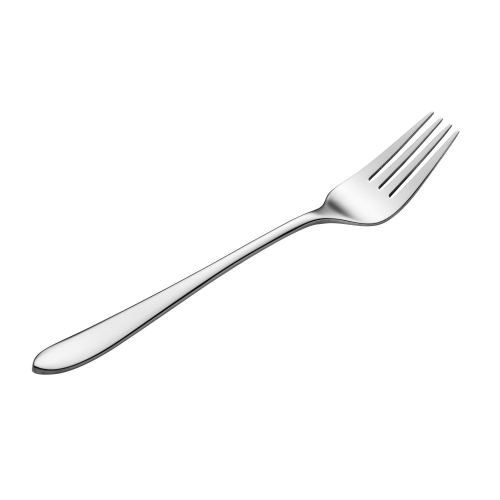
#> input picture silverware_images/fork_images/0302.929_1.jpg, 1000 x 1000 px, found by its file name (shown at 1/2 size); its folder holds 3 pictures in this run
$ python tensorflow_train.py
#> lines starting #> are read from the running program, lines starting #| are printed output that depends on the picture
import numpy as np
import os
import cv2
import random

"""
Attributions:
https://pythonprogramming.net/loading-custom-data-deep-learning-python-tensorflow-keras/
https://www.tensorflow.org/tutorials/
"""

class invalidImageError(Exception): pass


# get directory for images
data_dir = r".\silverware_images"
types = ["fork_images", "spoon_images", "knife_images"]

# set size for the images
IMG_SIZE = 100

training_data = []

""" add the images used to train our model"""
def add_training_data():
    for t in types:
        type_index = types.index(t)
        # path to files of utensils
        path = os.path.join(data_dir, t)
        #
        for img in os.listdir(path):
            try:
                img_array = cv2.imread(os.path.join(path, img), cv2.IMREAD_GRAYSCALE)
#> img_array is the input picture: shape (1000, 1000); min 0, max 255, mean 251.6
                sized_array = cv2.resize(img_array, (IMG_SIZE, IMG_SIZE))
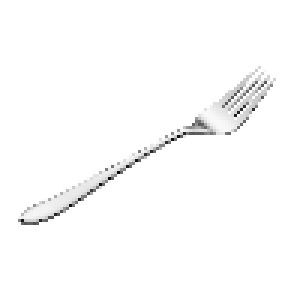
#> sized_array: shape (100, 100) (shown 3 times larger); min 7, max 255, mean 251.7
                training_data.append([sized_array, type_index])
                #plt.imshow(sized_array, cmap="gray")
                #plt.show()
            except invalidImageError as e:
                print(e)


#> (the run stopped early here; a loop or call above may not have finished)
